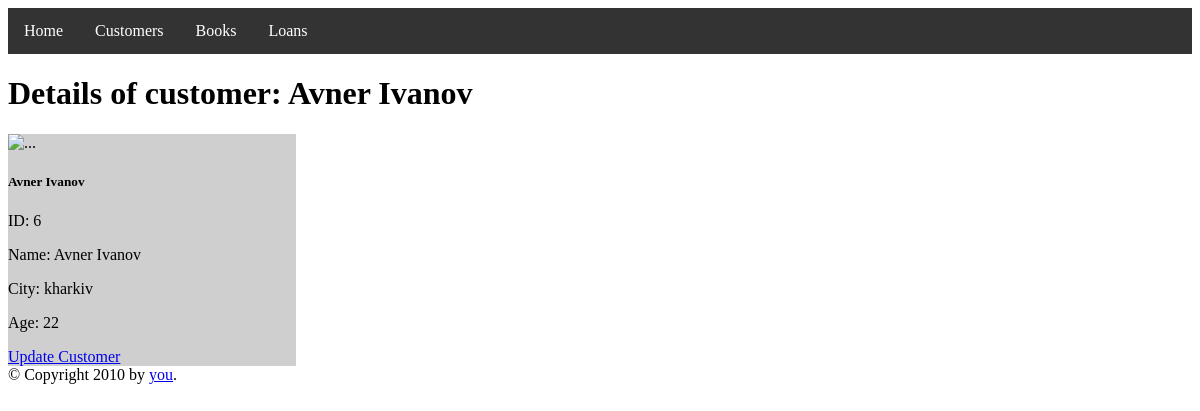
The app's page /customers/single/6, older data.
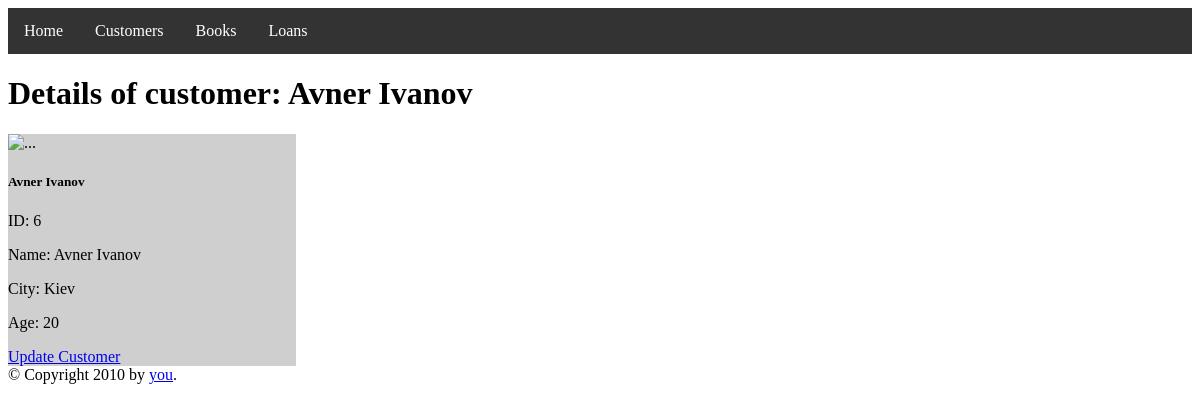
The same page, newer data.
### tables this page shows
CREATE TABLE Customers (CustomerID INTEGER PRIMARY KEY, customerName text, City text, Age int);

### customers.py (the view)
@customers.route('/single/<id>')
def c_single(id):
    customer=execute_sql_oneResult(f"select * from Customers where CustomerID={id}")
    return render_template("singleCustomer.html", customer=customer)

### DAL.py (called while the page is built)
def execute_sql_oneResult(sql):
    return cur.execute(sql).fetchone()

### templates/singleCustomer.html (shortened to what this page needs)
{% extends "layout.html" %}
{% block head %}
  {{ super() }}
{% endblock %}
{% block content %}
  <h1>Details of customer: {{customer[1]}}</h1>
  <div class="card" style="width: 18rem;">
    <img src="..." class="card-img-top" alt="...">
    <div class="card-body">
      <h5 class="card-title">{{customer[1]}}</h5>
      <p class="card-text">ID: {{customer[0]}}</p>
      <p class="card-text">Name: {{customer[1]}}</p>
      <p class="card-text">City: {{customer[2]}}</p>
      <p class="card-text">Age: {{customer[3]}}</p>
      <a href="/customers/single/{{customer[0]}}/upd"  class="btn btn-primary">Update Customer</a>
    </div>
  </div>
{% endblock %}

Row changes from the older to the newer data that the page shows:
changed Customers "Avner Ivanov": City "kharkiv" → "Kiev"; Age "22" → "20"
